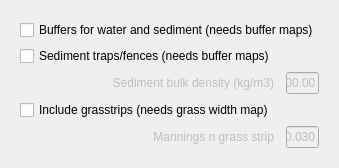
              <widget class="QWidget" name="page_5">
               <property name="geometry">
                <rect>
                 <x>0</x>
                 <y>0</y>
                 <width>333</width>
                 <height>157</height>
                </rect>
               </property>
               <attribute name="label">
                <string>Conservation measures</string>
               </attribute>
               <layout class="QGridLayout" name="gridLayout_27">
                <item row="0" column="0">
                 <widget class="QFrame" name="frame">
                  <layout class="QGridLayout" name="gridLayout_11">
                   <item row="0" column="0" colspan="3">
                    <widget class="QCheckBox" name="checkBuffers">
                     <property name="sizePolicy">
                      <sizepolicy hsizetype="Fixed" vsizetype="Fixed">
                       <horstretch>0</horstretch>
                       <verstretch>0</verstretch>
                      </sizepolicy>
                     </property>
                     <property name="font">
                      <font>
                       <weight>50</weight>
                       <bold>false</bold>
                      </font>
                     </property>
                     <property name="text">
                      <string>Buffers for water and sediment (needs buffer maps)</string>
                     </property>
                    </widget>
                   </item>
                   <item row="1" column="0" colspan="2">
                    <widget class="QCheckBox" name="checkSedtrap">
                     <property name="sizePolicy">
                      <sizepolicy hsizetype="Fixed" vsizetype="Fixed">
                       <horstretch>0</horstretch>
                       <verstretch>0</verstretch>
                      </sizepolicy>
                     </property>
                     <property name="font">
                      <font>
                       <weight>50</weight>
                       <bold>false</bold>
                      </font>
                     </property>
                     <property name="text">
                      <string>Sediment traps/fences (needs buffer maps)</string>
                     </property>
                    </widget>
                   </item>
                   <item row="2" column="2">
                    <widget class="QLineEdit" name="E_BulkDens">
                     <property name="enabled">
                      <bool>false</bool>
                     </property>
                     <property name="sizePolicy">
                      <sizepolicy hsizetype="Expanding" vsizetype="Minimum">
                       <horstretch>0</horstretch>
                       <verstretch>0</verstretch>
                      </sizepolicy>
                     </property>
                     <property name="font">
                      <font>
                       <weight>50</weight>
                       <bold>false</bold>
                      </font>
                     </property>
                     <property name="inputMask">
                      <string>9999.99; </string>
                     </property>
                     <property name="text">
                      <string>1200.00</string>
                     </property>
                    </widget>
                   </item>
                   <item row="4" column="0">
                    <widget class="QCheckBox" name="checkInfilGrass">
                     <property name="sizePolicy">
                      <sizepolicy hsizetype="Fixed" vsizetype="Fixed">
                       <horstretch>0</horstretch>
                       <verstretch>0</verstretch>
                      </sizepolicy>
                     </property>
                     <property name="font">
                      <font>
                       <weight>50</weight>
                       <bold>false</bold>
                      </font>
                     </property>
                     <property name="text">
                      <string>Include grasstrips (needs grass width map)</string>
                     </property>
                    </widget>
                   </item>
                   <item row="5" column="2">
                    <widget class="QLineEdit" name="E_GrassStripN">
                     <property name="enabled">
                      <bool>false</bool>
                     </property>
                     <property name="sizePolicy">
                      <sizepolicy hsizetype="Expanding" vsizetype="Minimum">
                       <horstretch>0</horstretch>
                       <verstretch>0</verstretch>
                      </sizepolicy>
                     </property>
                     <property name="font">
                      <font>
                       <weight>50</weight>
                       <bold>false</bold>
                      </font>
                     </property>
                     <property name="inputMask">
                      <string>9.999; </string>
                     </property>
                     <property name="text">
                      <string>0.030</string>
                     </property>
                    </widget>
                   </item>
                   <item row="2" column="0">
                    <widget class="QLabel" name="label_33">
                     <property name="enabled">
                      <bool>false</bool>
                     </property>
                     <property name="sizePolicy">
                      <sizepolicy hsizetype="Minimum" vsizetype="Minimum">
                       <horstretch>0</horstretch>
                       <verstretch>0</verstretch>
                      </sizepolicy>
                     </property>
                     <property name="font">
                      <font>
                       <weight>50</weight>
                       <bold>false</bold>
                      </font>
                     </property>
                     <property name="text">
                      <string>Sediment bulk density (kg/m3)</string>
                     </property>
                     <property name="alignment">
                      <set>Qt::AlignRight|Qt::AlignTrailing|Qt::AlignVCenter</set>
                     </property>
                    </widget>
                   </item>
                   <item row="5" column="0">
                    <widget class="QLabel" name="label_15">
                     <property name="enabled">
                      <bool>false</bool>
                     </property>
                     <property name="sizePolicy">
                      <sizepolicy hsizetype="Minimum" vsizetype="Minimum">
                       <horstretch>0</horstretch>
                       <verstretch>0</verstretch>
                      </sizepolicy>
                     </property>
                     <property name="font">
                      <font>
                       <weight>50</weight>
                       <bold>false</bold>
                      </font>
                     </property>
                     <property name="text">
                      <string>Mannings n grass strip</string>
                     </property>
                     <property name="textFormat">
                      <enum>Qt::PlainText</enum>
                     </property>
                     <property name="alignment">
                      <set>Qt::AlignRight|Qt::AlignTrailing|Qt::AlignVCenter</set>
                     </property>
                    </widget>
                   </item>
                  </layout>
                 </widget>
                </item>
                <item row="1" column="0">
                 <spacer name="verticalSpacer_6">
                  <property name="orientation">
                   <enum>Qt::Vertical</enum>
                  </property>
                  <property name="sizeHint" stdset="0">
                   <size>
                    <width>20</width>
                    <height>40</height>
                   </size>
                  </property>
                 </spacer>
                </item>
                <item row="0" column="1">
                 <spacer name="horizontalSpacer_2">
                  <property name="orientation">
                   <enum>Qt::Horizontal</enum>
                  </property>
                  <property name="sizeHint" stdset="0">
                   <size>
                    <width>40</width>
                    <height>20</height>
                   </size>
                  </property>
                 </spacer>
                </item>
               </layout>
              </widget>
